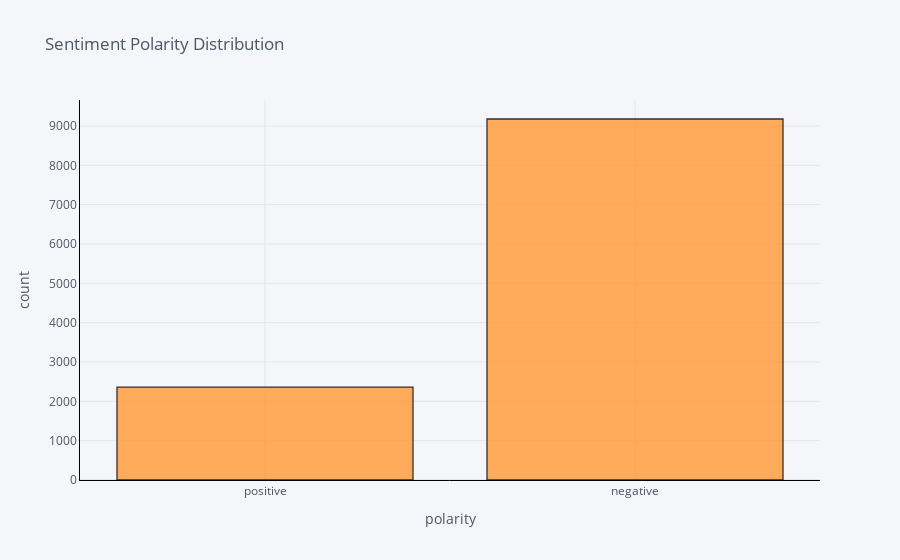

The notebook cell this image was saved under:
### Code cell
configure_plotly_browser_state()
tweets_cleaned['sentiments'].iplot(kind='hist', bins=20, xTitle='polarity', linecolor='black', yTitle='count', title='Sentiment Polarity Distribution')

### Figure 1 — Plotly figure (JSON) as saved in the notebook; plotly's stock layout.template omitted (floating-point values rounded to 4 significant figures; data arrays with more than 128 entries replaced by an {"elided": "..."} marker saying what was removed)
{"data": [{"histfunc": "count", "histnorm": "", "marker": {"color": "rgba(255, 153, 51, 1.0)", "line": {"color": "#000000", "width": 1.3}}, "name": "sentiments", "nbinsx": 20, "opacity": 0.8, "orientation": "v", "type": "histogram", "x": {"elided": "11541 str values"}}], "layout": {"barmode": "overlay", "legend": {"bgcolor": "#F5F6F9", "font": {"color": "#4D5663"}}, "paper_bgcolor": "#F5F6F9", "plot_bgcolor": "#F5F6F9", "title": {"font": {"color": "#4D5663"}, "text": "Sentiment Polarity Distribution"}, "xaxis": {"gridcolor": "#E1E5ED", "linecolor": "black", "showgrid": true, "tickfont": {"color": "#4D5663"}, "title": {"font": {"color": "#4D5663"}, "text": "polarity"}, "zerolinecolor": "#E1E5ED"}, "yaxis": {"gridcolor": "#E1E5ED", "linecolor": "black", "showgrid": true, "tickfont": {"color": "#4D5663"}, "title": {"font": {"color": "#4D5663"}, "text": "count"}, "zerolinecolor": "#E1E5ED"}}}
